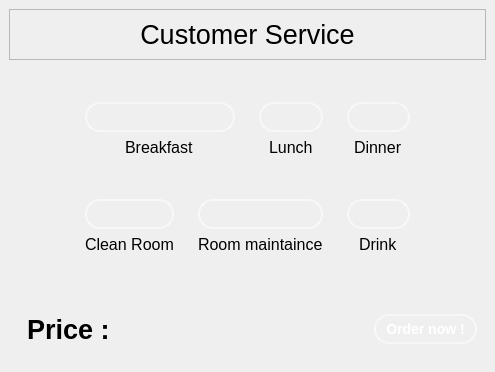
                <widget class="QWidget" name="customerServices">
                 <layout class="QVBoxLayout" name="verticalLayout_19">
                  <property name="leftMargin">
                   <number>0</number>
                  </property>
                  <property name="topMargin">
                   <number>0</number>
                  </property>
                  <property name="rightMargin">
                   <number>0</number>
                  </property>
                  <property name="bottomMargin">
                   <number>0</number>
                  </property>
                  <item>
                   <widget class="QWidget" name="topContainer" native="true">
                    <property name="sizePolicy">
                     <sizepolicy hsizetype="Expanding" vsizetype="Expanding">
                      <horstretch>0</horstretch>
                      <verstretch>0</verstretch>
                     </sizepolicy>
                    </property>
                    <property name="minimumSize">
                     <size>
                      <width>200</width>
                      <height>0</height>
                     </size>
                    </property>
                    <property name="font">
                     <font>
                      <pointsize>20</pointsize>
                     </font>
                    </property>
                    <layout class="QVBoxLayout" name="verticalLayout_15">
                     <item alignment="Qt::AlignmentFlag::AlignTop">
                      <widget class="QFrame" name="frame_9">
                       <property name="frameShape">
                        <enum>QFrame::Shape::StyledPanel</enum>
                       </property>
                       <property name="frameShadow">
                        <enum>QFrame::Shadow::Raised</enum>
                       </property>
                       <layout class="QHBoxLayout" name="horizontalLayout_15">
                        <item>
                         <widget class="QLabel" name="head2_4">
                          <property name="text">
                           <string>Customer Service</string>
                          </property>
                          <property name="alignment">
                           <set>Qt::AlignmentFlag::AlignCenter</set>
                          </property>
                         </widget>
                        </item>
                       </layout>
                      </widget>
                     </item>
                     <item>
                      <widget class="QWidget" name="widget_15" native="true">
                       <layout class="QHBoxLayout" name="horizontalLayout_17">
                        <item>
                         <spacer name="horizontalSpacer_3">
                          <property name="orientation">
                           <enum>Qt::Orientation::Horizontal</enum>
                          </property>
                          <property name="sizeHint" stdset="0">
                           <size>
                            <width>40</width>
                            <height>20</height>
                           </size>
                          </property>
                         </spacer>
                        </item>
                        <item>
                         <widget class="QWidget" name="widget_18" native="true">
                          <layout class="QVBoxLayout" name="verticalLayout_16">
                           <item>
                            <widget class="QWidget" name="widget_7" native="true">
                             <layout class="QHBoxLayout" name="horizontalLayout_4">
                              <item>
                               <widget class="QWidget" name="widget_19" native="true">
                                <layout class="QVBoxLayout" name="verticalLayout_8">
                                 <item>
                                  <widget class="QPushButton" name="breakfastBrn">
                                   <property name="minimumSize">
                                    <size>
                                     <width>150</width>
                                     <height>0</height>
                                    </size>
                                   </property>
                                   <property name="font">
                                    <font>
                                     <family>Arial</family>
                                     <pointsize>-1</pointsize>
                                     <bold>true</bold>
                                    </font>
                                   </property>
                                   <property name="styleSheet">
                                    <string notr="true">QPushButton {
        background-color: qlineargradient(spread:pad, x1:0, y1:0, x2:1, y2:1, 
                                          stop:0 rgba(50, 150, 250, 255), 
                                          stop:1 rgba(0, 100, 200, 255));
        color: white;
        border: 2px solid rgba(255, 255, 255, 0.5);
        border-radius: 15px; 
		text-align: center;
        padding: 5px 10px;
        font-size: 14px;
        font-weight: bold;
        font-family: &quot;Arial&quot;;
    }
    QPushButton:hover {
        background-color: qlineargradient(spread:pad, x1:0, y1:0, x2:1, y2:1, 
                                          stop:0 rgba(70, 170, 255, 255), 
                                          stop:1 rgba(10, 120, 220, 255));
        border: 2px solid rgba(255, 255, 255, 0.8);
        box-shadow: 0px 0px 10px rgba(0, 150, 255, 0.6); /* Glow effect */
    }
    QPushButton:pressed {
        background-color: rgba(0, 90, 180, 255);
        border: 2px solid rgba(255, 255, 255, 0.8);
    }</string>
                                   </property>
                                   <property name="text">
                                    <string/>
                                   </property>
                                   <property name="icon">
                                    <iconset resource="resources.qrc">
                                     <normaloff>:/icons/icons/breakfast.png</normaloff>:/icons/icons/breakfast.png</iconset>
                                   </property>
                                   <property name="iconSize">
                                    <size>
                                     <width>100</width>
                                     <height>100</height>
                                    </size>
                                   </property>
                                  </widget>
                                 </item>
                                 <item alignment="Qt::AlignmentFlag::AlignHCenter">
                                  <widget class="QLabel" name="label_15">
                                   <property name="font">
                                    <font>
                                     <pointsize>12</pointsize>
                                    </font>
                                   </property>
                                   <property name="text">
                                    <string>Breakfast</string>
                                   </property>
                                  </widget>
                                 </item>
                                </layout>
                               </widget>
                              </item>
                              <item>
                               <widget class="QWidget" name="wid" native="true">
                                <layout class="QVBoxLayout" name="verticalLayout_7">
                                 <item>
                                  <widget class="QPushButton" name="lunchBtn">
                                   <property name="font">
                                    <font>
                                     <family>Arial</family>
                                     <pointsize>-1</pointsize>
                                     <bold>true</bold>
                                    </font>
                                   </property>
                                   <property name="styleSheet">
                                    <string notr="true">QPushButton {
        background-color: qlineargradient(spread:pad, x1:0, y1:0, x2:1, y2:1, 
                                          stop:0 rgba(50, 150, 250, 255), 
                                          stop:1 rgba(0, 100, 200, 255));
        color: white;
        border: 2px solid rgba(255, 255, 255, 0.5);
        border-radius: 15px; 
		text-align: center;
        padding: 5px 10px;
        font-size: 14px;
        font-weight: bold;
        font-family: &quot;Arial&quot;;
    }
    QPushButton:hover {
        background-color: qlineargradient(spread:pad, x1:0, y1:0, x2:1, y2:1, 
                                          stop:0 rgba(70, 170, 255, 255), 
                                          stop:1 rgba(10, 120, 220, 255));
        border: 2px solid rgba(255, 255, 255, 0.8);
        box-shadow: 0px 0px 10px rgba(0, 150, 255, 0.6); 
    }
    QPushButton:pressed {
        background-color: rgba(0, 90, 180, 255);
        border: 2px solid rgba(255, 255, 255, 0.8);
    }</string>
                                   </property>
                                   <property name="text">
                                    <string/>
                                   </property>
                                   <property name="icon">
                                    <iconset resource="resources.qrc">
                                     <normaloff>:/icons/icons/breakfast (1).png</normaloff>:/icons/icons/breakfast (1).png</iconset>
                                   </property>
                                   <property name="iconSize">
                                    <size>
                                     <width>100</width>
                                     <height>100</height>
                                    </size>
                                   </property>
                                  </widget>
                                 </item>
                                 <item alignment="Qt::AlignmentFlag::AlignHCenter">
                                  <widget class="QLabel" name="label_16">
                                   <property name="font">
                                    <font>
                                     <pointsize>12</pointsize>
                                    </font>
                                   </property>
                                   <property name="text">
                                    <string>Lunch</string>
                                   </property>
                                  </widget>
                                 </item>
                                </layout>
                               </widget>
                              </item>
                              <item>
                               <widget class="QWidget" name="wid18" native="true">
                                <layout class="QVBoxLayout" name="verticalLayout_9">
                                 <item>
                                  <widget class="QPushButton" name="dinnerBtn">
                                   <property name="font">
                                    <font>
                                     <family>Arial</family>
                                     <pointsize>-1</pointsize>
                                     <bold>true</bold>
                                    </font>
                                   </property>
                                   <property name="styleSheet">
                                    <string notr="true">QPushButton {
        background-color: qlineargradient(spread:pad, x1:0, y1:0, x2:1, y2:1, 
                                          stop:0 rgba(50, 150, 250, 255), 
                                          stop:1 rgba(0, 100, 200, 255));
        color: white;
        border: 2px solid rgba(255, 255, 255, 0.5);
        border-radius: 15px; 
		text-align: center;
        padding: 5px 10px;
        font-size: 14px;
        font-weight: bold;
        font-family: &quot;Arial&quot;;
    }
    QPushButton:hover {
        background-color: qlineargradient(spread:pad, x1:0, y1:0, x2:1, y2:1, 
                                          stop:0 rgba(70, 170, 255, 255), 
                                          stop:1 rgba(10, 120, 220, 255));
        border: 2px solid rgba(255, 255, 255, 0.8);
        box-shadow: 0px 0px 10px rgba(0, 150, 255, 0.6); 
    }
    QPushButton:pressed {
        background-color: rgba(0, 90, 180, 255);
        border: 2px solid rgba(255, 255, 255, 0.8);
    }</string>
                                   </property>
                                   <property name="text">
                                    <string/>
                                   </property>
                                   <property name="icon">
                                    <iconset resource="resources.qrc">
                                     <normaloff>:/icons/icons/serving-dish.png</normaloff>:/icons/icons/serving-dish.png</iconset>
                                   </property>
                                   <property name="iconSize">
                                    <size>
                                     <width>100</width>
                                     <height>100</height>
                                    </size>
                                   </property>
                                  </widget>
                                 </item>
                                 <item alignment="Qt::AlignmentFlag::AlignHCenter">
                                  <widget class="QLabel" name="label_17">
                                   <property name="font">
                                    <font>
                                     <pointsize>12</pointsize>
                                    </font>
                                   </property>
                                   <property name="text">
                                    <string>Dinner</string>
                                   </property>
                                  </widget>
                                 </item>
                                </layout>
                               </widget>
                              </item>
                             </layout>
                            </widget>
                           </item>
                           <item>
                            <widget class="QWidget" name="widget_20" native="true">
                             <layout class="QHBoxLayout" name="horizontalLayout_18">
                              <item>
                               <widget class="QWidget" name="widget_21" native="true">
                                <layout class="QVBoxLayout" name="verticalLayout_11">
                                 <item>
                                  <widget class="QPushButton" name="cleanRoomBtn">
                                   <property name="font">
                                    <font>
                                     <family>Arial</family>
                                     <pointsize>-1</pointsize>
                                     <bold>true</bold>
                                    </font>
                                   </property>
                                   <property name="styleSheet">
                                    <string notr="true">QPushButton {
        background-color: qlineargradient(spread:pad, x1:0, y1:0, x2:1, y2:1, 
                                          stop:0 rgba(50, 150, 250, 255), 
                                          stop:1 rgba(0, 100, 200, 255));
        color: white;
        border: 2px solid rgba(255, 255, 255, 0.5);
        border-radius: 15px; 
		text-align: center;
        padding: 5px 10px;
        font-size: 14px;
        font-weight: bold;
        font-family: &quot;Arial&quot;;
    }
    QPushButton:hover {
        background-color: qlineargradient(spread:pad, x1:0, y1:0, x2:1, y2:1, 
                                          stop:0 rgba(70, 170, 255, 255), 
                                          stop:1 rgba(10, 120, 220, 255));
        border: 2px solid rgba(255, 255, 255, 0.8);
        box-shadow: 0px 0px 10px rgba(0, 150, 255, 0.6); 
    }
    QPushButton:pressed {
        background-color: rgba(0, 90, 180, 255);
        border: 2px solid rgba(255, 255, 255, 0.8);
    }</string>
                                   </property>
                                   <property name="text">
                                    <string/>
                                   </property>
                                   <property name="icon">
                                    <iconset>
                                     <normalon>:/icons/icons/cleaning_995053.png</normalon>
                                    </iconset>
                                   </property>
                                   <property name="iconSize">
                                    <size>
                                     <width>100</width>
                                     <height>100</height>
                                    </size>
                                   </property>
                                  </widget>
                                 </item>
                                 <item alignment="Qt::AlignmentFlag::AlignHCenter">
                                  <widget class="QLabel" name="label_18">
                                   <property name="font">
                                    <font>
                                     <pointsize>12</pointsize>
                                    </font>
                                   </property>
                                   <property name="text">
                                    <string>Clean Room</string>
                                   </property>
                                  </widget>
                                 </item>
                                </layout>
                               </widget>
                              </item>
                              <item>
                               <widget class="QWidget" name="widget_22" native="true">
                                <layout class="QVBoxLayout" name="verticalLayout_17">
                                 <item>
                                  <widget class="QPushButton" name="roomMaintainceBtn">
                                   <property name="font">
                                    <font>
                                     <family>Arial</family>
                                     <pointsize>-1</pointsize>
                                     <bold>true</bold>
                                    </font>
                                   </property>
                                   <property name="styleSheet">
                                    <string notr="true">QPushButton {
        background-color: qlineargradient(spread:pad, x1:0, y1:0, x2:1, y2:1, 
                                          stop:0 rgba(50, 150, 250, 255), 
                                          stop:1 rgba(0, 100, 200, 255));
        color: white;
        border: 2px solid rgba(255, 255, 255, 0.5);
        border-radius: 15px; 
		text-align: center;
        padding: 5px 10px;
        font-size: 14px;
        font-weight: bold;
        font-family: &quot;Arial&quot;;
    }
    QPushButton:hover {
        background-color: qlineargradient(spread:pad, x1:0, y1:0, x2:1, y2:1, 
                                          stop:0 rgba(70, 170, 255, 255), 
                                          stop:1 rgba(10, 120, 220, 255));
        border: 2px solid rgba(255, 255, 255, 0.8);
        box-shadow: 0px 0px 10px rgba(0, 150, 255, 0.6); 
    }
    QPushButton:pressed {
        background-color: rgba(0, 90, 180, 255);
        border: 2px solid rgba(255, 255, 255, 0.8);
    }</string>
                                   </property>
                                   <property name="text">
                                    <string/>
                                   </property>
                                   <property name="icon">
                                    <iconset resource="resources.qrc">
                                     <normaloff>:/icons/icons/wrench.png</normaloff>:/icons/icons/wrench.png</iconset>
                                   </property>
                                   <property name="iconSize">
                                    <size>
                                     <width>100</width>
                                     <height>100</height>
                                    </size>
                                   </property>
                                  </widget>
                                 </item>
                                 <item alignment="Qt::AlignmentFlag::AlignHCenter">
                                  <widget class="QLabel" name="label_19">
                                   <property name="font">
                                    <font>
                                     <pointsize>12</pointsize>
                                    </font>
                                   </property>
                                   <property name="text">
                                    <string>Room maintaince</string>
                                   </property>
                                  </widget>
                                 </item>
                                </layout>
                               </widget>
                              </item>
                              <item>
                               <widget class="QWidget" name="widget_23" native="true">
                                <layout class="QVBoxLayout" name="verticalLayout_18">
                                 <item>
                                  <widget class="QPushButton" name="drinkBtn">
                                   <property name="font">
                                    <font>
                                     <family>Arial</family>
                                     <pointsize>-1</pointsize>
                                     <bold>true</bold>
                                    </font>
                                   </property>
                                   <property name="styleSheet">
                                    <string notr="true">QPushButton {
        background-color: qlineargradient(spread:pad, x1:0, y1:0, x2:1, y2:1, 
                                          stop:0 rgba(50, 150, 250, 255), 
                                          stop:1 rgba(0, 100, 200, 255));
        color: white;
        border: 2px solid rgba(255, 255, 255, 0.5);
        border-radius: 15px; 
		text-align: center;
        padding: 5px 10px;
        font-size: 14px;
        font-weight: bold;
        font-family: &quot;Arial&quot;;
    }
    QPushButton:hover {
        background-color: qlineargradient(spread:pad, x1:0, y1:0, x2:1, y2:1, 
                                          stop:0 rgba(70, 170, 255, 255), 
                                          stop:1 rgba(10, 120, 220, 255));
        border: 2px solid rgba(255, 255, 255, 0.8);
        box-shadow: 0px 0px 10px rgba(0, 150, 255, 0.6); 
    }
    QPushButton:pressed {
        background-color: rgba(0, 90, 180, 255);
        border: 2px solid rgba(255, 255, 255, 0.8);
    }</string>
                                   </property>
                                   <property name="text">
                                    <string/>
                                   </property>
                                   <property name="icon">
                                    <iconset resource="resources.qrc">
                                     <normaloff>:/icons/icons/drink.png</normaloff>:/icons/icons/drink.png</iconset>
                                   </property>
                                   <property name="iconSize">
                                    <size>
                                     <width>100</width>
                                     <height>100</height>
                                    </size>
                                   </property>
                                  </widget>
                                 </item>
                                 <item alignment="Qt::AlignmentFlag::AlignHCenter">
                                  <widget class="QLabel" name="label_20">
                                   <property name="font">
                                    <font>
                                     <pointsize>12</pointsize>
                                    </font>
                                   </property>
                                   <property name="text">
                                    <string>Drink</string>
                                   </property>
                                  </widget>
                                 </item>
                                </layout>
                               </widget>
                              </item>
                             </layout>
                            </widget>
                           </item>
                          </layout>
                         </widget>
                        </item>
                        <item>
                         <spacer name="horizontalSpacer_4">
                          <property name="orientation">
                           <enum>Qt::Orientation::Horizontal</enum>
                          </property>
                          <property name="sizeHint" stdset="0">
                           <size>
                            <width>40</width>
                            <height>20</height>
                           </size>
                          </property>
                         </spacer>
                        </item>
                       </layout>
                      </widget>
                     </item>
                     <item>
                      <widget class="QWidget" name="widget_24" native="true">
                       <layout class="QHBoxLayout" name="horizontalLayout_19">
                        <item alignment="Qt::AlignmentFlag::AlignLeft">
                         <widget class="QWidget" name="price" native="true">
                          <layout class="QHBoxLayout" name="horizontalLayout_20">
                           <item>
                            <widget class="QLabel" name="label_21">
                             <property name="font">
                              <font>
                               <pointsize>20</pointsize>
                               <bold>true</bold>
                              </font>
                             </property>
                             <property name="text">
                              <string>Price :</string>
                             </property>
                            </widget>
                           </item>
                           <item alignment="Qt::AlignmentFlag::AlignLeft">
                            <widget class="QLabel" name="servicePrice">
                             <property name="font">
                              <font>
                               <pointsize>16</pointsize>
                              </font>
                             </property>
                             <property name="text">
                              <string/>
                             </property>
                            </widget>
                           </item>
                          </layout>
                         </widget>
                        </item>
                        <item alignment="Qt::AlignmentFlag::AlignRight">
                         <widget class="QPushButton" name="ServiceOrder">
                          <property name="font">
                           <font>
                            <family>Arial</family>
                            <pointsize>-1</pointsize>
                            <bold>true</bold>
                           </font>
                          </property>
                          <property name="styleSheet">
                           <string notr="true">QPushButton {
        background-color: qlineargradient(spread:pad, x1:0, y1:0, x2:1, y2:1, 
                                          stop:0 rgba(50, 150, 250, 255), 
                                          stop:1 rgba(0, 100, 200, 255));
        color: white;
        border: 2px solid rgba(255, 255, 255, 0.5);
        border-radius: 15px; /* Rounded corners */
        padding: 5px 10px;
        font-size: 14px;
        font-weight: bold;
        font-family: &quot;Arial&quot;;
    }
    QPushButton:hover {
        background-color: qlineargradient(spread:pad, x1:0, y1:0, x2:1, y2:1, 
                                          stop:0 rgba(70, 170, 255, 255), 
                                          stop:1 rgba(10, 120, 220, 255));
        border: 2px solid rgba(255, 255, 255, 0.8);
        box-shadow: 0px 0px 10px rgba(0, 150, 255, 0.6); /* Glow effect */
    }
    QPushButton:pressed {
        background-color: rgba(0, 90, 180, 255);
        border: 2px solid rgba(255, 255, 255, 0.8);
    }</string>
                          </property>
                          <property name="text">
                           <string>Order now !</string>
                          </property>
                         </widget>
                        </item>
                       </layout>
                      </widget>
                     </item>
                    </layout>
                   </widget>
                  </item>
                 </layout>
                </widget>
